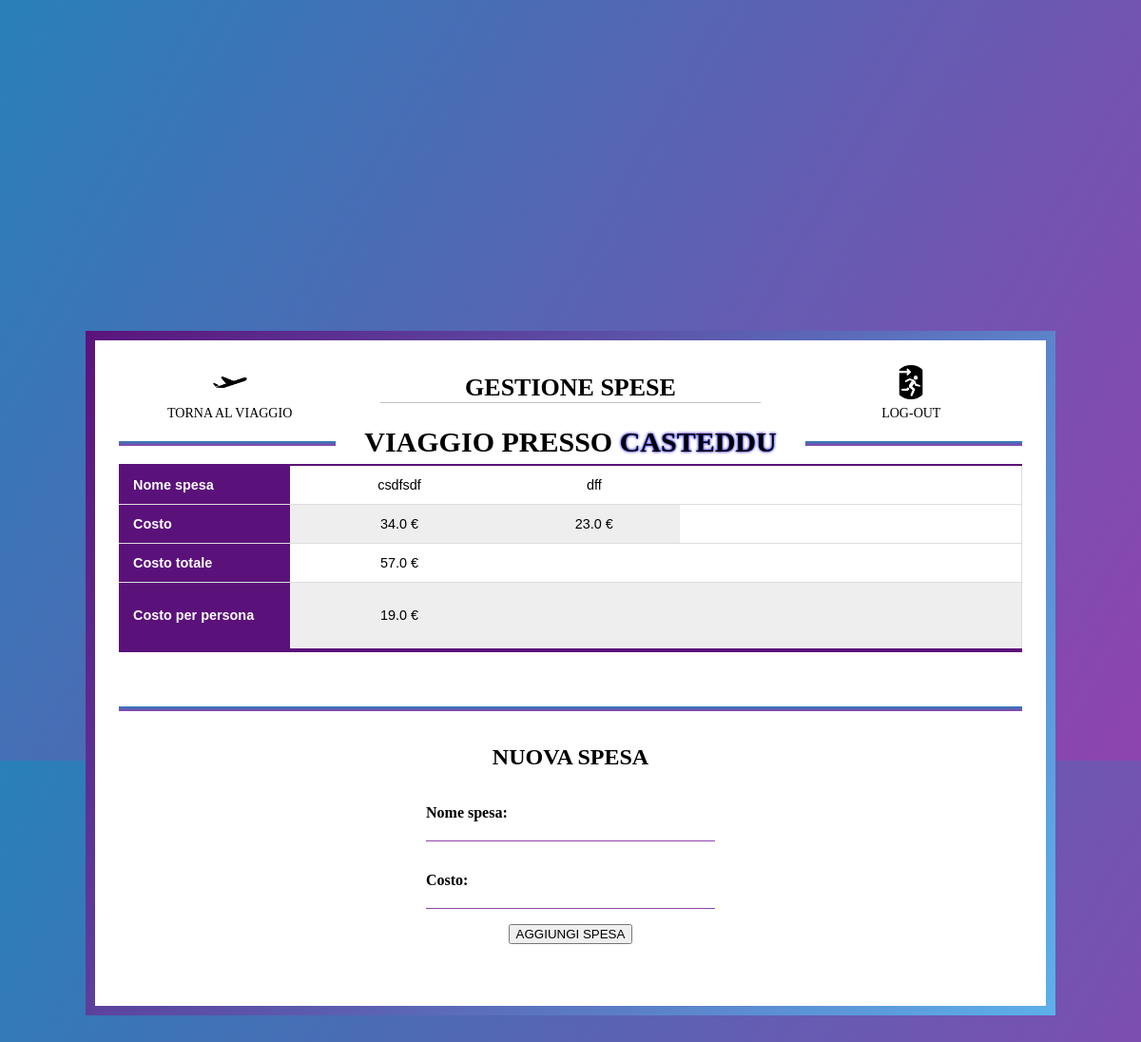
/organizzatoreViaggi/expenses/17/ (signed in), run on an earlier commit of the app's database.
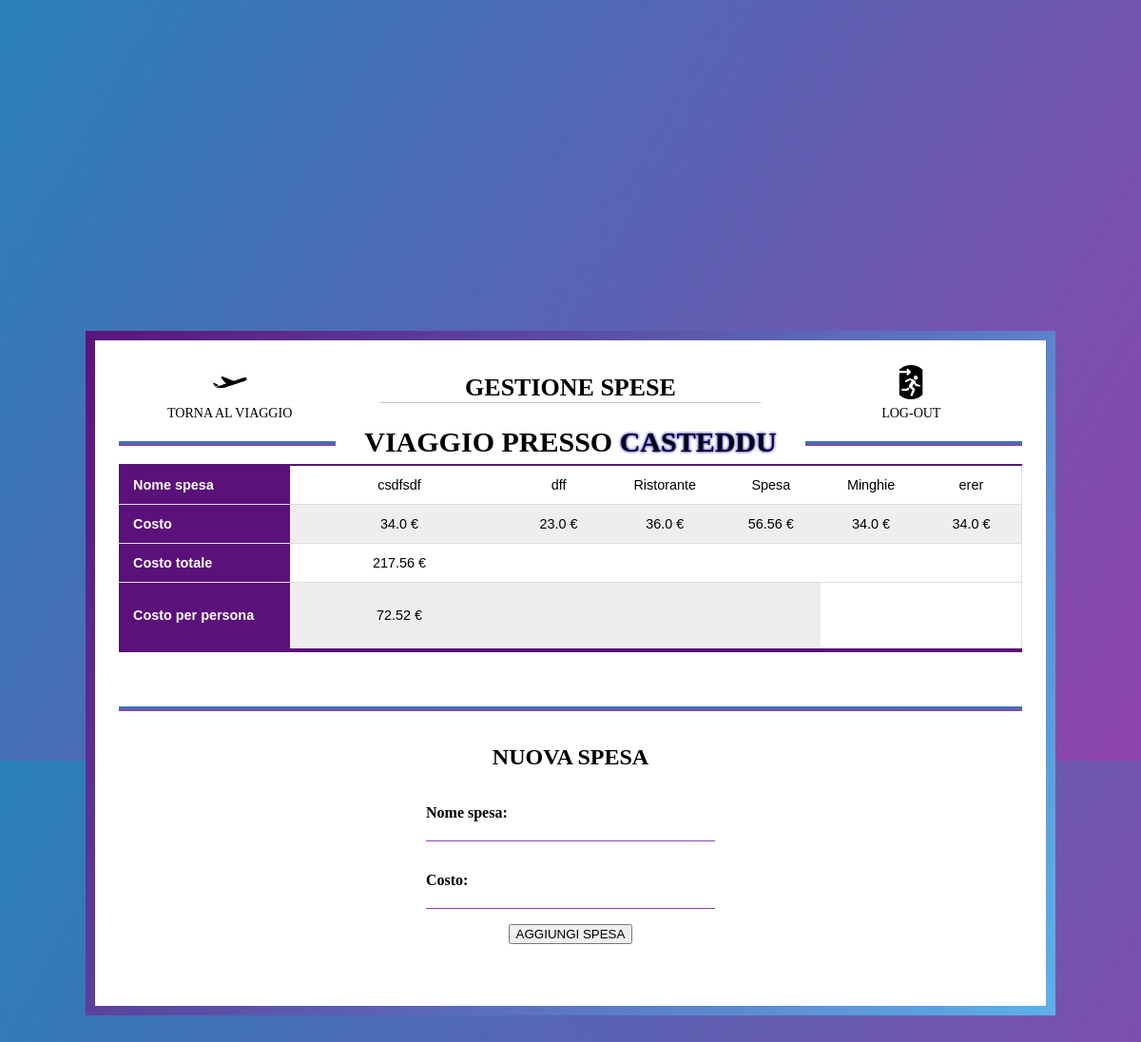
And on a later commit of the database.
### organizzatoreViaggi/models.py (models this page shows, shortened)
class Travel(models.Model):
    id = models.AutoField(primary_key=True)
    name = models.CharField(max_length=64, unique=True)
    destination = models.CharField(max_length=64)
    start_date = models.DateField()
    end_date = models.DateField()
    participants = models.ManyToManyField(CustomUser)

class Expense(models.Model):
    id = models.AutoField(primary_key=True)
    travel = models.ForeignKey(Travel, on_delete=models.CASCADE)
    name = models.CharField(max_length=64)
    price = models.FloatField()

### organizzatoreViaggi/views.py (the view)
# urls.py: path('organizzatoreViaggi/expenses/<int:travel_id>/', views.expenses_view, name='expenses'),
@login_required(login_url= 'login')
def expenses_view(request, travel_id):
    form = ExpenseForm()
    travel = Travel.objects.get(id = travel_id)
    participants = travel.participants.count()
    expenses = Expense.objects.filter(travel = travel_id)
    total_expense = expenses.aggregate(total_price = Sum('price'))['total_price']
    if total_expense is not None:
        expense_for_person = total_expense / participants
    else:
        total_expense = 0
        expense_for_person = 0
    context = {
        'form': form,
        'travel': travel,
        'expenses': expenses,
        'totalExp': total_expense,
        'expForP': expense_for_person
        }
    return render(request, 'organizzatoreViaggi/expenses.html', context)

### organizzatoreViaggi/forms.py
class ExpenseForm(forms.Form):
    name = forms.CharField(label = 'Nome spesa')
    price = forms.FloatField(label = 'Costo')

### organizzatoreViaggi/templates/organizzatoreViaggi/expenses.html (shortened to what this page needs)
{% load static %}
<!DOCTYPE html>
<html lang="it">
<html>
    <head>
        <link rel="stylesheet" href="{% static 'css/expenses.css'%}">
    </head>
    <body>
        <div class="page-container">
            <nav>
                <a href="{% url 'detailsTravel' travel.id %}">
                    <img src="{% static 'images/plane_icon.png' %}" />
                    <p>Torna al viaggio</p>
                </a>
                <h1>GESTIONE SPESE</h1>
                <a href="{% url 'logout' %}">
                    <img src="{% static 'images/logout_icon.png' %}" />
                    <p>Log-out</p>
                </a>
            </nav>
            <div class="main-c">
                <div class="travel-table-container">
                    <div class="travel-title">
                        <h1>VIAGGIO PRESSO <span> {{ travel.destination }}</span></h1>
                    </div>
                    <table class="travel-table">
                        <tr>
                            <th>Nome spesa</th>
                            {% for expense in expenses %}
                            <td>{{ expense.name }}</td>
                            {% endfor %}
                        </tr>
                        <tr>
                            <th>Costo</th>
                            {% for expense in expenses %}
                            <td>{{ expense.price }} €</td>
                            {% endfor %}
                        </tr>
                        <tr>
                            <th>Costo totale</th>
                            <td class="destination-item" colspan="200">{{totalExp}} €</td>
                        </tr>
                        <tr>
                            <th>Costo per persona</th>
                            <td colspan="200" class="date-item"><p>{{expForP}} €</p></td>
                            <td> </td>
                            <td> </td>
                            <td> </td>
                    </table>
                </div>
                <div class="line2"></div>
                    <div class="form-c">
                        <div class="title_container">
                            <h2>NUOVA SPESA</h2>
                        </div>
                        <div class="form_container">
                            <form class="empty_form_itinerary" method="post" action="{% url 'addExpense' travel.id %}">
                                <div class="form_field">
                                    {{ form.as_p }}
                                    <div class="add_button_container">
                                        <input class="add_button" type="submit" value="AGGIUNGI SPESA">
                                    </div>
                                </div>
                            </form>
                        </div>
                    </div>
                </div>
            </div>
    </body>
</html>

### organizzatoreViaggi/static/css/expenses.css (style rules this page uses)
body { margin: 0; padding: 0; background: linear-gradient(120deg, #2980b9, #8e44ad); height: 100vh; overflow: hidden; }
.page-container { position: absolute; top: 50%; left: 50%; transform: translate(-50%, -50%); height: 700px; width: 1000px; background: white; border-radius: 10px; border-image: linear-gradient(120deg, #5b117a, #5cb3ec) 30; border-width: 10px; border-style: solid; }
nav { height: 100px; width: 100%; display: flex; flex-direction: row; justify-content: space-around; align-items: center; }
nav h1 { height: 30px; width: 40%; font-size: 26px; text-align: center; justify-content: center; align-items: center; border-bottom: 1px solid silver; }
nav a { height: 100%; width: 25%; display: flex; flex-direction: column; justify-content: center; align-items: center; text-decoration: none; margin-top: 10px; transition: .4s; }
nav a img { height: 36px; width: 36px; margin-bottom: -22px; --color: #2980B9; --border: 3px; --offset: 10px; --gap: 2px; border-radius: 50%; cursor: pointer; padding: calc(var(--border) + var(--gap)); border: var(--offset) solid #0000; --_m: radial-gradient(50% 50%, #000 calc(100% - var(--offset)),#0000 calc(100% - var(--border))); -webkit-mask: var(--_m); mask: var(--_m); --_g: #0000 calc(99% - var(--border)), var(--color) calc(100% - var(--border)) 99%,#0000; --_s: var(--offset); --_r: 100% 100% at; background: radial-gradient(var(--_r) 0 0 ,var(--_g)) calc(100% + var(--_s)) calc(100% + var(--_s)), radial-gradient(var(--_r) 100% 0 ,var(--_g)) calc(0% - var(--_s)) calc(100% + var(--_s)), radial-gradient(var(--_r) 0 100%,var(--_g)) calc(100% + var(--_s)) calc(0% - var(--_s)), radial-gradient(var(--_r) 100% 100%,var(--_g)) calc(0% - var(--_s)) calc(0% - var(--_s)); background-size: 50% 50%; background-repeat: no-repeat; transition: .4s; }
nav a p { text-align: center; color: black; text-transform: uppercase; font-size: 14px; }
.main-c { height: 80%; width: 95%; margin-top: 5%; margin-left: 2.5%; display: flex; flex-direction: row; align-items: center; justify-content: center; }
.travel-table-container { width: 95%; position: absolute; top: 10%; display: flex; flex-direction: column; }
.travel-title { height: 50px; width: 100%; display: flex; justify-content: center; align-items: center; margin-bottom: 10px; }
.travel-table-container h1 { text-align: center; height: 30px; padding-left: 30px; padding-right: 30px; background: white; margin-bottom: 1px; color: black; font-size: 30px; z-index: 2; }
.travel-table-container h1 span { color: #000000; text-shadow: .1px .1px .2px #007fff, 0 0 .1em #8f00ff, 0 0 .1em #007fff; text-transform: uppercase; }
.travel-table { width: 100%; min-width: 100%; display: flex; justify-content: left; align-items: center; border-collapse: collapse; font-size: 0.9em; font-family: sans-serif; min-width: 100%; overflow-X: auto; empty-cells: show; border-bottom: 2px solid #5b117a; }
.travel-table tr { border-bottom: 1px solid #dddddd; border-right: 1px solid #dddddd; }
.travel-table tr th { background-color: #5b117a; color: #ffffff; text-align: left; width: 150px; min-width: 150px; }
.travel-table th, .travel-table td { padding: 12px 15px; }
.travel-table td { width: 200px; max-width: 200px; min-width: 50px; text-align: center; }
.travel-table tr:nth-of-type(even) { background-color: #eeeeee; }
.travel-table tr:first-of-type { border-top: 2px solid #5b117a; }
.travel-table tr:last-of-type { border-bottom: 2px solid #5b117a; }
.date-item, .destination-item { float: left; }
.line2 { height: 5px; width: 95%; position: absolute; top: 55%; background: linear-gradient(#2980b9, #8e44ad); }
.form-c { position: absolute; top:55%; height: 100%; width: 34%; display: flex; align-items: center; flex-direction: column; }
.title_container h2 { margin-top: 40px; align-items: center; }
.empty_form_itinerary { height: 400px; }
.form_field { width: 100%; height: 100%; margin: 0; display: flex; flex-direction: column; justify-content: flex-start; align-items: center; }
.form_field p { display: flex; flex-direction: column; }
.form_field p label { width: 220px; margin: 0; margin-bottom: 5px; text-align: left; font-weight: bold; }
.form_field p input, .form_field p textarea { width: 300px; margin: 0; margin-top: -2px; border: none; border-bottom: solid 1px #8e44ad; }
.form_container { width: 100%; }

What changed in the data, as far as the page shows it:
added Expense: name "Ristorante", price "36.0"
added Expense: name "Spesa", price "56.56"
added Expense: name "Minghie", price "34.0"
added Expense: name "erer", price "34.0"
Also different on the page:
{{ totalExp }}: "57.0" → "217.56"
{{ expForP }}: "19.0" → "72.52"
